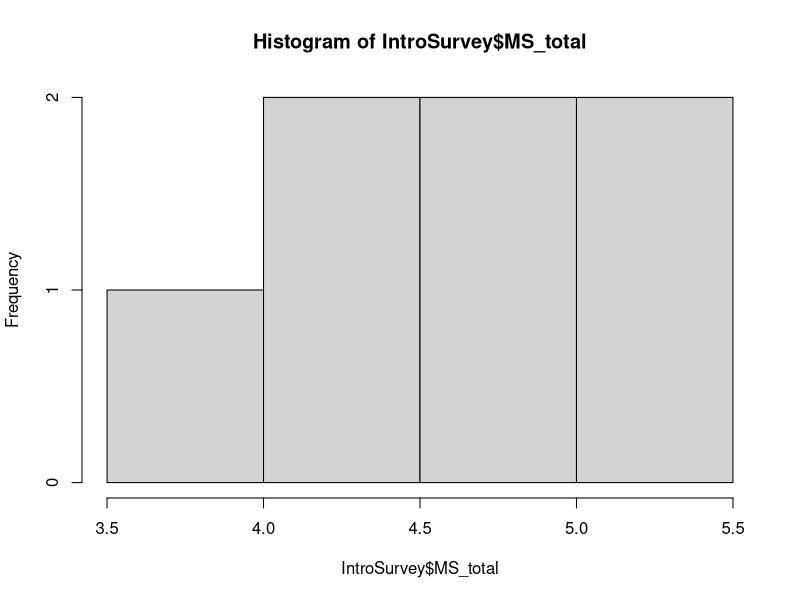
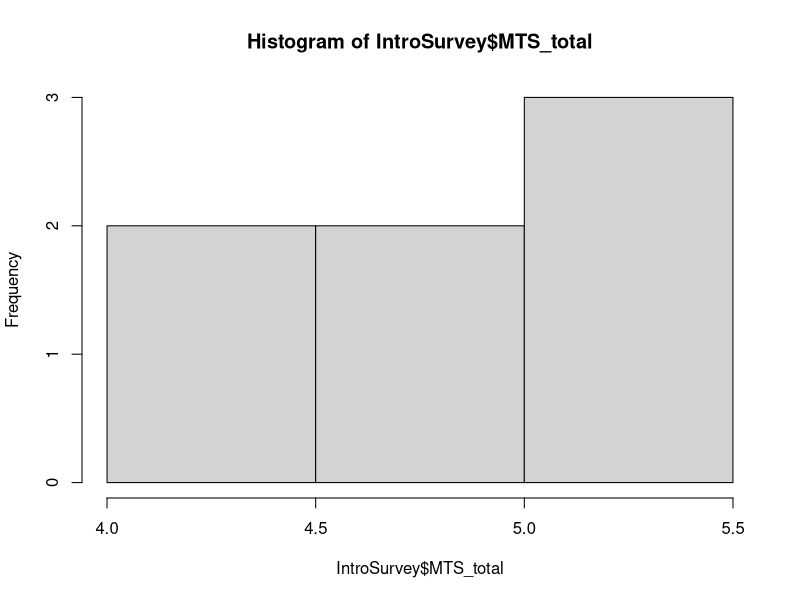
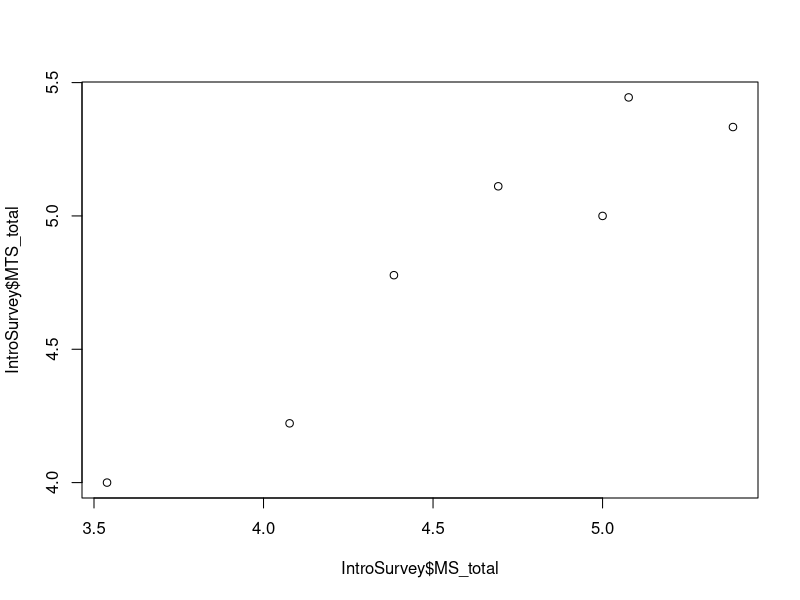
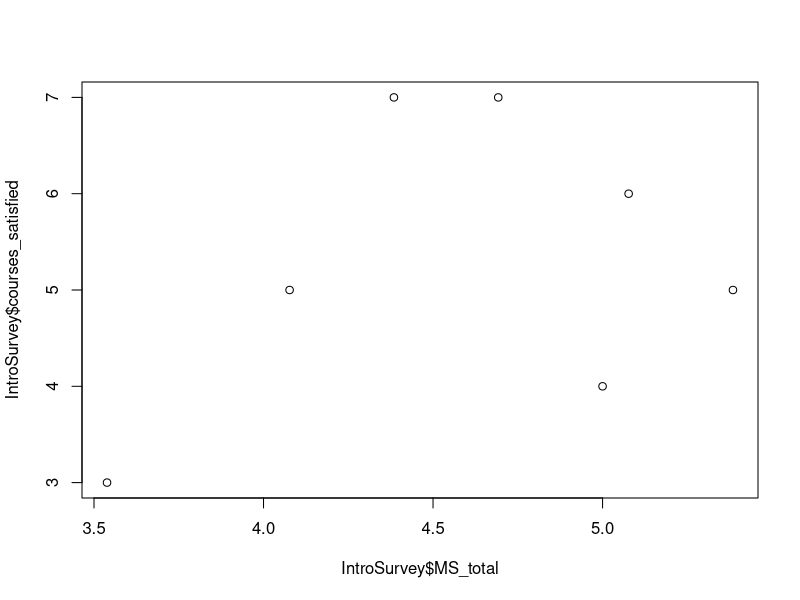
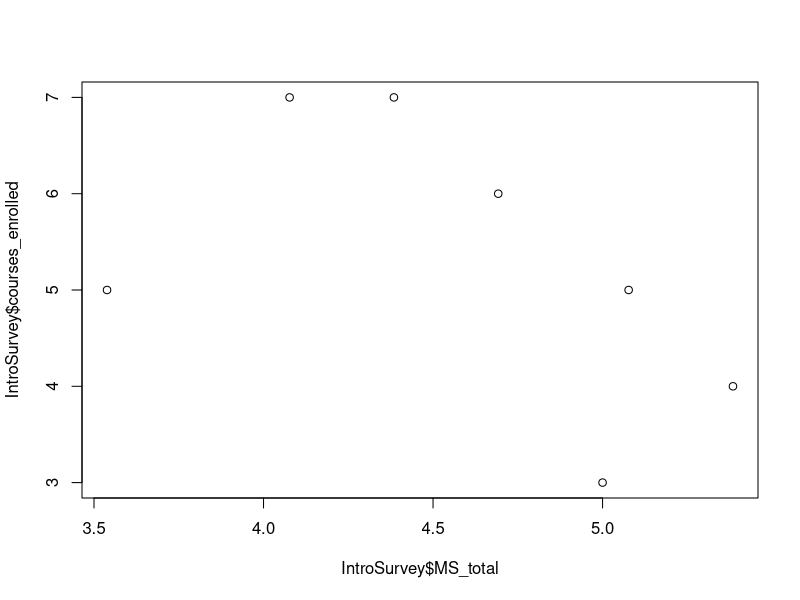

Here is the R script that generated these plots, in order:
## ---- chunk 1
knitr::opts_chunk$set(echo = TRUE)
## ---- chunk 2
my_variable <- 2 + 2
## ---- chunk 3
my_variable
## ---- chunk 4
# This will not run.
# If you press the green play button on this chunk, nothing should come out!
## ---- chunk 5
# The code BEFORE the # runs, and the text AFTER the # doesn't run.
2 + 2 # This should still output 4 because 2 + 2 is before the comment sign
## ---- chunk 6
# We only need to "turn on" ggplot2
# knitr actually works behind the scenes already!
library(ggplot2)
## ---- chunk 7
# Code goes here
getwd()

## ---- chunk 8
# Code goes here

IntroSurvey <- read.csv("class_survey2_spring2019.csv")
head(IntroSurvey)
## ---- chunk 9
# Code goes here
head(IntroSurvey)
## ---- chunk 10
# Code goes here
summary(IntroSurvey)

## ---- chunk 11
# Code goes here
str(IntroSurvey)

## ---- chunk 12
IntroSurvey$MS_total <- rowMeans(cbind(IntroSurvey$MS1,IntroSurvey$MS2,
                                       IntroSurvey$MS3,IntroSurvey$MS4,
                                       IntroSurvey$MS5,IntroSurvey$MS6,
                                       IntroSurvey$MS7,IntroSurvey$MS8,
                                       IntroSurvey$MS9,IntroSurvey$MS10,
                                       IntroSurvey$MS11,IntroSurvey$MS12,
                                       IntroSurvey$MS13))
## ---- chunk 13
# Code goes here

IntroSurvey$MTS_total <- rowMeans(cbind(IntroSurvey$MTS1,IntroSurvey$MTS2,
                                       IntroSurvey$MTS3,IntroSurvey$MTS4,
                                       IntroSurvey$MTS5,IntroSurvey$MTS6,
                                       IntroSurvey$MTS7,IntroSurvey$MTS8,
                                       IntroSurvey$MTS9))

## ---- chunk 14
# Code goes here
head(IntroSurvey$MS_total)

head(IntroSurvey$MTS_total)
## ---- chunk 15
# Code goes here
mean(IntroSurvey$MS_total)
sd(IntroSurvey$MS_total)
## ---- chunk 16
# Code goes here
mean(IntroSurvey$MTS_total)
sd(IntroSurvey$MTS_total)
## ---- chunk 17
# Code goes here
mean(IntroSurvey$courses_happy)
sd(IntroSurvey$courses_happy)
## ---- chunk 18
# Code goes here
mean(IntroSurvey$courses_satisfied)
sd(IntroSurvey$courses_satisfied)
## ---- chunk 19
# Code goes here
hist(IntroSurvey$MS_total)
## ---- chunk 20
# Code goes here
hist(IntroSurvey$MTS_total)
## ---- chunk 21
# Code goes here
summary(IntroSurvey$Year)
## ---- chunk 22
# Code goes here
summary(IntroSurvey$School)

## ---- chunk 23
# Code goes here
summary(IntroSurvey$Gender)
## ---- chunk 24
# Code goes here

## ---- chunk 25
# Code goes here

## ---- chunk 26
# Code goes here

## ---- chunk 27
# Code goes here

## ---- chunk 28
# Code goes here

## ---- chunk 29
# Code goes here
cor_MS_MTS <- cor.test(IntroSurvey$MS_total, IntroSurvey$MTS_total)
cor_MS_MTS
## ---- chunk 30
# Code goes here
cor_MS_MTS$Estimates
## ---- chunk 31
# Code goes here
cor_MS_MTS$p.value
## ---- chunk 32
# Code goes here

## ---- chunk 33
# Code goes here

## ---- chunk 34
# Code goes here

## ---- chunk 35
# Code goes here

## ---- chunk 36
# Code goes here

## ---- chunk 37
plot(IntroSurvey$MS_total, IntroSurvey$MTS_total)

## ---- chunk 38
plot(IntroSurvey$MS_total, IntroSurvey$courses_satisfied)

## ---- chunk 39
pdf(my_correlation.pdf)
plot(IntroSurvey$MS_total, IntroSurvey$courses_enrolled)
dev.off()
